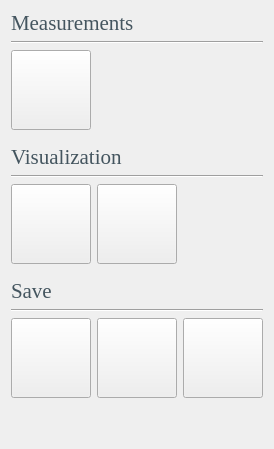
        <widget class="QWidget" name="tab_3">
         <attribute name="title">
          <string>Main</string>
         </attribute>
         <layout class="QVBoxLayout" name="verticalLayout">
          <item>
           <layout class="QGridLayout" name="gridLayout_4">
            <item row="9" column="0" colspan="3">
             <widget class="Line" name="line_5">
              <property name="orientation">
               <enum>Qt::Horizontal</enum>
              </property>
             </widget>
            </item>
            <item row="4" column="0" colspan="3">
             <widget class="QLabel" name="label_15">
              <property name="sizePolicy">
               <sizepolicy hsizetype="Preferred" vsizetype="Maximum">
                <horstretch>0</horstretch>
                <verstretch>0</verstretch>
               </sizepolicy>
              </property>
              <property name="font">
               <font>
                <family>Times New Roman</family>
                <pointsize>16</pointsize>
               </font>
              </property>
              <property name="styleSheet">
               <string notr="true">color: rgb(68, 85, 95);</string>
              </property>
              <property name="text">
               <string>Visualization</string>
              </property>
             </widget>
            </item>
            <item row="7" column="0" colspan="3">
             <widget class="Line" name="line_4">
              <property name="styleSheet">
               <string notr="true">color: rgb(255, 255, 255);</string>
              </property>
              <property name="lineWidth">
               <number>0</number>
              </property>
              <property name="orientation">
               <enum>Qt::Horizontal</enum>
              </property>
             </widget>
            </item>
            <item row="8" column="0" colspan="3">
             <widget class="QLabel" name="label_17">
              <property name="sizePolicy">
               <sizepolicy hsizetype="Preferred" vsizetype="Maximum">
                <horstretch>0</horstretch>
                <verstretch>0</verstretch>
               </sizepolicy>
              </property>
              <property name="font">
               <font>
                <family>Times New Roman</family>
                <pointsize>16</pointsize>
               </font>
              </property>
              <property name="styleSheet">
               <string notr="true">color: rgb(68, 85, 95);</string>
              </property>
              <property name="text">
               <string>Save</string>
              </property>
             </widget>
            </item>
            <item row="1" column="0" colspan="3">
             <widget class="Line" name="line">
              <property name="orientation">
               <enum>Qt::Horizontal</enum>
              </property>
             </widget>
            </item>
            <item row="10" column="2" alignment="Qt::AlignHCenter">
             <widget class="QPushButton" name="pushButton_3">
              <property name="minimumSize">
               <size>
                <width>80</width>
                <height>80</height>
               </size>
              </property>
              <property name="maximumSize">
               <size>
                <width>80</width>
                <height>80</height>
               </size>
              </property>
              <property name="toolTip">
               <string>&lt;html&gt;&lt;head/&gt;&lt;body&gt;&lt;p&gt;&lt;span style=&quot; font-family:'Times New Roman';&quot;&gt;Save Measurements&lt;/span&gt;&lt;/p&gt;&lt;/body&gt;&lt;/html&gt;</string>
              </property>
              <property name="styleSheet">
               <string notr="true">QPushButton {
		image: url(/Users/kee_b/OneDrive/바탕 화면/Untitled-15.jpg)
}
</string>
              </property>
              <property name="text">
               <string/>
              </property>
              <property name="icon">
               <iconset>
                <normaloff>../icons/save_measurements.jpg</normaloff>../icons/save_measurements.jpg</iconset>
              </property>
              <property name="iconSize">
               <size>
                <width>70</width>
                <height>70</height>
               </size>
              </property>
             </widget>
            </item>
            <item row="6" column="1" alignment="Qt::AlignHCenter">
             <widget class="QPushButton" name="toggleMidlineButton">
              <property name="sizePolicy">
               <sizepolicy hsizetype="Fixed" vsizetype="Fixed">
                <horstretch>0</horstretch>
                <verstretch>0</verstretch>
               </sizepolicy>
              </property>
              <property name="minimumSize">
               <size>
                <width>80</width>
                <height>80</height>
               </size>
              </property>
              <property name="maximumSize">
               <size>
                <width>80</width>
                <height>80</height>
               </size>
              </property>
              <property name="toolTip">
               <string>&lt;html&gt;&lt;head/&gt;&lt;body&gt;&lt;p&gt;&lt;span style=&quot; font-family:'Times New Roman';&quot;&gt;Hide/Show Midline&lt;/span&gt;&lt;/p&gt;&lt;/body&gt;&lt;/html&gt;</string>
              </property>
              <property name="styleSheet">
               <string notr="true">QPushButton {
		image: url(/Users/kee_b/OneDrive/바탕 화면/Untitled-24.jpg)
}</string>
              </property>
              <property name="text">
               <string/>
              </property>
              <property name="icon">
               <iconset>
                <normaloff>../icons/toggle_midlines.jpg</normaloff>../icons/toggle_midlines.jpg</iconset>
              </property>
              <property name="iconSize">
               <size>
                <width>70</width>
                <height>70</height>
               </size>
              </property>
              <property name="checkable">
               <bool>true</bool>
              </property>
             </widget>
            </item>
            <item row="0" column="0" colspan="3">
             <widget class="QLabel" name="label_16">
              <property name="sizePolicy">
               <sizepolicy hsizetype="Preferred" vsizetype="Maximum">
                <horstretch>0</horstretch>
                <verstretch>0</verstretch>
               </sizepolicy>
              </property>
              <property name="font">
               <font>
                <family>Times New Roman</family>
                <pointsize>16</pointsize>
               </font>
              </property>
              <property name="styleSheet">
               <string notr="true">color: rgb(68, 85, 95);</string>
              </property>
              <property name="text">
               <string>Measurements</string>
              </property>
             </widget>
            </item>
            <item row="2" column="0" alignment="Qt::AlignHCenter">
             <widget class="QPushButton" name="measurementsButton">
              <property name="sizePolicy">
               <sizepolicy hsizetype="Fixed" vsizetype="Fixed">
                <horstretch>0</horstretch>
                <verstretch>0</verstretch>
               </sizepolicy>
              </property>
              <property name="minimumSize">
               <size>
                <width>80</width>
                <height>80</height>
               </size>
              </property>
              <property name="maximumSize">
               <size>
                <width>80</width>
                <height>80</height>
               </size>
              </property>
              <property name="toolTip">
               <string>&lt;html&gt;&lt;head/&gt;&lt;body&gt;&lt;p&gt;&lt;span style=&quot; font-family:'Times New Roman';&quot;&gt;Measurement&lt;/span&gt;&lt;/p&gt;&lt;/body&gt;&lt;/html&gt;</string>
              </property>
              <property name="whatsThis">
               <string/>
              </property>
              <property name="styleSheet">
               <string notr="true">QPushButton {
		image: url(/Users/kee_b/OneDrive/바탕 화면/Untitled-4.jpg)
}</string>
              </property>
              <property name="text">
               <string/>
              </property>
              <property name="icon">
               <iconset>
                <normaloff>../icons/measurements.jpg</normaloff>../icons/measurements.jpg</iconset>
              </property>
              <property name="iconSize">
               <size>
                <width>70</width>
                <height>70</height>
               </size>
              </property>
             </widget>
            </item>
            <item row="10" column="0" alignment="Qt::AlignHCenter">
             <widget class="QPushButton" name="pushButton_42">
              <property name="sizePolicy">
               <sizepolicy hsizetype="Fixed" vsizetype="Fixed">
                <horstretch>0</horstretch>
                <verstretch>0</verstretch>
               </sizepolicy>
              </property>
              <property name="minimumSize">
               <size>
                <width>80</width>
                <height>80</height>
               </size>
              </property>
              <property name="maximumSize">
               <size>
                <width>80</width>
                <height>80</height>
               </size>
              </property>
              <property name="toolTip">
               <string>&lt;html&gt;&lt;head/&gt;&lt;body&gt;&lt;p&gt;&lt;span style=&quot; font-family:'Times New Roman';&quot;&gt;Save Screenshot&lt;/span&gt;&lt;/p&gt;&lt;/body&gt;&lt;/html&gt;</string>
              </property>
              <property name="styleSheet">
               <string notr="true">QPushButton {
		image: url(/Users/kee_b/OneDrive/바탕 화면/Untitled-22.jpg)
}
</string>
              </property>
              <property name="text">
               <string/>
              </property>
              <property name="icon">
               <iconset>
                <normaloff>../icons/screenshot.jpg</normaloff>../icons/screenshot.jpg</iconset>
              </property>
              <property name="iconSize">
               <size>
                <width>70</width>
                <height>70</height>
               </size>
              </property>
             </widget>
            </item>
            <item row="3" column="0" colspan="3">
             <widget class="Line" name="line_2">
              <property name="lineWidth">
               <number>0</number>
              </property>
              <property name="orientation">
               <enum>Qt::Horizontal</enum>
              </property>
             </widget>
            </item>
            <item row="5" column="0" colspan="3">
             <widget class="Line" name="line_3">
              <property name="orientation">
               <enum>Qt::Horizontal</enum>
              </property>
             </widget>
            </item>
            <item row="6" column="0" alignment="Qt::AlignHCenter">
             <widget class="QPushButton" name="toggleDotsButton">
              <property name="sizePolicy">
               <sizepolicy hsizetype="Fixed" vsizetype="Fixed">
                <horstretch>0</horstretch>
                <verstretch>0</verstretch>
               </sizepolicy>
              </property>
              <property name="minimumSize">
               <size>
                <width>80</width>
                <height>80</height>
               </size>
              </property>
              <property name="maximumSize">
               <size>
                <width>80</width>
                <height>80</height>
               </size>
              </property>
              <property name="toolTip">
               <string>&lt;html&gt;&lt;head/&gt;&lt;body&gt;&lt;p&gt;&lt;span style=&quot; font-family:'Times New Roman';&quot;&gt;Hide/Show Landmarks&lt;/span&gt;&lt;/p&gt;&lt;/body&gt;&lt;/html&gt;</string>
              </property>
              <property name="styleSheet">
               <string notr="true">QPushButton {
		image: url(/Users/kee_b/OneDrive/바탕 화면/Untitled-23.jpg)
}</string>
              </property>
              <property name="text">
               <string/>
              </property>
              <property name="icon">
               <iconset>
                <normaloff>../icons/toggle_landmarks.jpg</normaloff>../icons/toggle_landmarks.jpg</iconset>
              </property>
              <property name="iconSize">
               <size>
                <width>70</width>
                <height>70</height>
               </size>
              </property>
              <property name="checkable">
               <bool>true</bool>
              </property>
             </widget>
            </item>
            <item row="10" column="1">
             <widget class="QPushButton" name="saveDotsButton">
              <property name="minimumSize">
               <size>
                <width>80</width>
                <height>80</height>
               </size>
              </property>
              <property name="maximumSize">
               <size>
                <width>80</width>
                <height>80</height>
               </size>
              </property>
              <property name="toolTip">
               <string>&lt;html&gt;&lt;head/&gt;&lt;body&gt;&lt;p&gt;&lt;span style=&quot; font-family:'Times New Roman';&quot;&gt;Save Landmarks&lt;/span&gt;&lt;/p&gt;&lt;/body&gt;&lt;/html&gt;</string>
              </property>
              <property name="styleSheet">
               <string notr="true">QPushButton {
		image: url(/Users/kee_b/OneDrive/바탕 화면/Untitled-14.jpg)
}
</string>
              </property>
              <property name="text">
               <string/>
              </property>
              <property name="icon">
               <iconset>
                <normaloff>../icons/save_landmarks.jpg</normaloff>../icons/save_landmarks.jpg</iconset>
              </property>
              <property name="iconSize">
               <size>
                <width>70</width>
                <height>70</height>
               </size>
              </property>
             </widget>
            </item>
           </layout>
          </item>
          <item>
           <spacer name="verticalSpacer_2">
            <property name="orientation">
             <enum>Qt::Vertical</enum>
            </property>
            <property name="sizeHint" stdset="0">
             <size>
              <width>20</width>
              <height>40</height>
             </size>
            </property>
           </spacer>
          </item>
         </layout>
        </widget>
